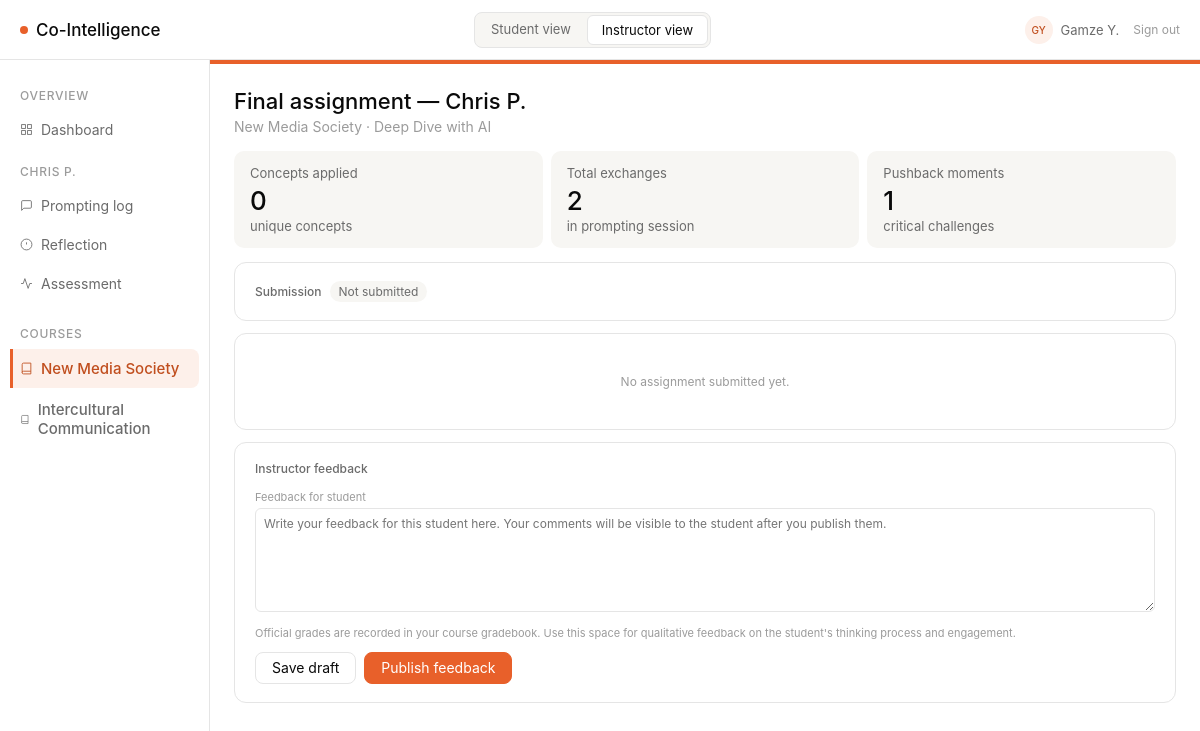
Page /instructor/student/8/assignment (signed in) on the committed database.
### models/models.py (models this page shows, shortened)
class User(db.Model, UserMixin):
    __tablename__ = "users"
    id = db.Column(db.Integer, primary_key=True)
    role = db.Column(db.String(20), nullable=False, default="student")  # instructor | student | dev
    display_name = db.Column(db.String(100), nullable=False)
    is_dev = db.Column(db.Boolean, nullable=False, default=False)

class Student(db.Model):
    __tablename__ = "students"
    id = db.Column(db.Integer, primary_key=True)
    name = db.Column(db.String(120), nullable=False)
    email = db.Column(db.String(200), unique=True, nullable=False)
    course_id = db.Column(db.Integer, db.ForeignKey("courses.id"), nullable=False)
    user_id = db.Column(db.Integer, db.ForeignKey("users.id"), nullable=True)
    course = db.relationship("Course", back_populates="students")
    exchanges = db.relationship("PromptExchange", back_populates="student")
    reflections = db.relationship("Reflection", back_populates="student")
    outputs = db.relationship("Output", back_populates="student")
    assessment_scores = db.relationship("AssessmentScore", back_populates="student")

class Course(db.Model):
    __tablename__ = "courses"
    id = db.Column(db.Integer, primary_key=True)
    name = db.Column(db.String(200), nullable=False)
    learning_objective = db.Column(db.Text, nullable=False)
    required_concepts = db.Column(db.JSON, nullable=False, default=list)
    output_modalities = db.Column(db.JSON, nullable=False, default=list)
    min_exchanges = db.Column(db.Integer, nullable=False, default=5)
    color = db.Column(db.String(20), nullable=False, default="#E8602A")
    color_light = db.Column(db.String(20), nullable=False, default="#FDF0EA")
    color_text = db.Column(db.String(20), nullable=False, default="#C04E1E")
    color_hover = db.Column(db.String(20), nullable=False, default="#d4521f")
    assignments = db.relationship("Assignment", back_populates="course")
    students = db.relationship("Student", back_populates="course")

class Assignment(db.Model):
    __tablename__ = "assignments"
    id = db.Column(db.Integer, primary_key=True)
    course_id = db.Column(db.Integer, db.ForeignKey("courses.id"), nullable=False)
    title = db.Column(db.String(200), nullable=False)
    description = db.Column(db.Text, nullable=False)
    due_date = db.Column(db.DateTime, nullable=True)
    modality = db.Column(db.String(100), nullable=True)
    instructions = db.Column(db.Text, nullable=True)
    sections_config = db.Column(db.JSON, nullable=True)
    concepts_required = db.Column(db.Boolean, nullable=False, default=False)
    required_concepts = db.Column(db.JSON, nullable=False, default=list)
    intensity = db.Column(db.String(50), nullable=False, default="balanced")
    phase_1_end = db.Column(db.Integer, nullable=False, default=3)
    phase_2_end = db.Column(db.Integer, nullable=False, default=6)
    phase_3_end = db.Column(db.Integer, nullable=False, default=9)
    supplementary_instructions = db.Column(db.Text, nullable=False, default="")
    max_score = db.Column(db.Float, nullable=False, default=100)
    reflection_q1 = db.Column(db.Text, nullable=False, default="Looking back at your conversation, what is the most important idea you developed that you want to carry into your assignment?")
    reflection_q2 = db.Column(db.Text, nullable=False, default="Where did your own knowledge or course concepts most change the direction of the conversation?")
    reflection_q3 = db.Column(db.Text, nullable=False, default="What is your plan for the assignment — what will you argue, design, or create? And which specific moment in your conversation most directly shaped that plan?")
    course = db.relationship("Course", back_populates="assignments")
    exchanges = db.relationship("PromptExchange", back_populates="assignment")
    reflections = db.relationship("Reflection", back_populates="assignment")
    outputs = db.relationship("Output", back_populates="assignment")
    assessment_scores = db.relationship("AssessmentScore", back_populates="assignment")
    session_summaries = db.relationship("SessionSummary", back_populates="assignment")

### routes/instructor_routes.py (the view)
@instructor_bp.route("/student/<int:student_id>/assignment")
def assignment(student_id):
    student = Student.query.get_or_404(student_id)
    course, assignment = _get_base_for_student(student)
    exchanges = PromptExchange.query.filter_by(
        student_id=student_id, assignment_id=assignment.id
    ).all()
    output = Output.query.filter_by(
        student_id=student_id, assignment_id=assignment.id
    ).first()
    all_concepts = set()
    pushback_count = 0
    for ex in exchanges:
        all_concepts.update(ex.concepts_applied or [])
        if ex.has_pushback:
            pushback_count += 1
    sections = _get_sections(assignment)
    if output and output.analysis_json:
        generating_analysis = False
    elif output:
        generating_analysis = True
    else:
        generating_analysis = False
    grade = Grade.query.filter_by(student_id=student_id, assignment_id=assignment.id).first()
    return render_template(
        "instructor/assignment.html",
        course=course,
        assignment=assignment,
        student=student,
        output=output,
        exchange_count=len(exchanges),
        concepts_count=len(all_concepts),
        pushback_count=pushback_count,
        sections=sections,
        generating_analysis=generating_analysis,
        grade=grade,
    )

### templates/instructor/assignment.html (shortened to what this page needs)
{% extends "base.html" %}
{% block sidebar %}{% include "instructor/_student_sidebar.html" %}{% endblock %}
{% block content %}
<div style="margin-bottom:16px;">
  <h1 class="page-title">Final assignment &mdash; {{ student.name }}</h1>
  <div class="page-sub">
    {{ course.name }} &middot; {{ assignment.title }}
  </div>
</div>
<div class="metric-grid-3">
  <div class="metric-card">
    <div class="metric-label">Concepts applied</div>
    <div class="metric-val">{{ concepts_count }}</div>
    <div class="metric-sub">unique concepts</div>
  </div>
  <div class="metric-card">
    <div class="metric-label">Total exchanges</div>
    <div class="metric-val">{{ exchange_count }}</div>
    <div class="metric-sub">in prompting session</div>
  </div>
  <div class="metric-card">
    <div class="metric-label">Pushback moments</div>
    <div class="metric-val">{{ pushback_count }}</div>
    <div class="metric-sub">critical challenges</div>
  </div>
</div>
<div class="card" style="margin-bottom:12px;">
  <div style="display:flex;align-items:center;justify-content:space-between;flex-wrap:wrap;gap:8px;">
    <div style="display:flex;align-items:center;gap:8px;">
      <span style="font-size:12px;font-weight:500;color:var(--text-secondary);">Submission</span>
      {% if output %}
        {% if output.is_reopened %}
          <span class="pill" style="background:#fef3e2;color:#92580a;">Reopened</span>
        {% elif output.is_submitted %}
          <span class="pill" style="background:#e8f5ee;color:#1a7a45;">&#10003; Submitted {{ output.submitted_at.strftime('%b %d at %H:%M') }}</span>
        {% else %}
          <span class="pill" style="background:var(--bg-surface);color:var(--text-secondary);">Not submitted</span>
        {% endif %}
      {% else %}
        <span class="pill" style="background:var(--bg-surface);color:var(--text-secondary);">Not submitted</span>
      {% endif %}
    </div>
  </div>
</div>
{% if not output %}
<div class="card" style="text-align:center;padding:40px 0;color:var(--text-tertiary);font-size:12px;">
  No assignment submitted yet.
</div>
{% endif %}
<div class="card" style="margin-top:12px;">
  <div style="display:flex;align-items:center;gap:8px;margin-bottom:14px;flex-wrap:wrap;">
    <span style="font-size:12px;font-weight:500;color:var(--text-secondary);">Instructor feedback</span>
  </div>
  <div class="cfg-field">
    <label class="cfg-label">Feedback for student</label>
    <textarea id="grade-feedback" class="cfg-textarea" rows="5"
              placeholder="Write your feedback for this student here. Your comments will be visible to the student after you publish them.">{{ grade.feedback if grade and grade.feedback else '' }}</textarea>
  </div>
  <div style="font-size:11px;color:var(--text-tertiary);margin-bottom:12px;">
    Official grades are recorded in your course gradebook. Use this space for qualitative feedback on the student's thinking process and engagement.
  </div>
  <div style="display:flex;align-items:center;gap:8px;flex-wrap:wrap;">
    <button class="btn" onclick="saveGradeDraft()">Save draft</button>
    <button class="btn btn-primary" onclick="publishGrade()">Publish feedback</button>
  </div>
</div>
{% endblock %}

### templates/base.html (shortened to what this page needs)
<!DOCTYPE html>
<html lang="en">
<head>
  <link rel="stylesheet" href="{{ url_for('static', filename='style.css') }}" />
  <link rel="stylesheet" href="https://cdn.jsdelivr.net/npm/@tabler/icons-webfont@latest/tabler-icons.min.css" />
</head>
<body>
{% set is_student    = request.path.startswith('/student') %}
{% set is_instructor = request.path.startswith('/instructor') %}
{% if current_user.is_authenticated %}
  {% set _display = current_user.display_name %}
  {% set _parts   = _display.split() %}
  {% set _initials = (_parts[0][0] + (_parts[1][0] if _parts|length > 1 else ''))|upper %}
{% elif is_student %}
  {% set _display  = "Alex M." %}
  {% set _initials = "AM" %}
{% else %}
  {% set _display  = "Instructor" %}
  {% set _initials = "IN" %}
{% endif %}
<div class="app">
  <div class="topbar">
    <a class="logo" href="/">
      <span class="logo-dot"></span>
      Co-Intelligence
    </a>
    <div class="topbar-toggles">
      {% if current_user.is_authenticated and current_user.role == 'student' %}
        <span class="topbar-toggle active" style="cursor:default;">Student view</span>
      {% else %}
        <a href="{{ url_for('student.prompting') }}"
           class="topbar-toggle{% if is_student %} active{% endif %}">
          Student view
        </a>
        <a href="{{ url_for('instructor.dashboard') }}"
           class="topbar-toggle{% if is_instructor %} active{% endif %}">
          Instructor view
        </a>
      {% endif %}
    </div>
    <div class="topbar-user">
      <div class="user-avatar">{{ _initials }}</div>
      <span class="user-name">{{ _display }}</span>
      <a href="{{ url_for('logout') }}"
         style="font-size:12px;color:var(--text-tertiary);text-decoration:none;margin-left:6px;">
        Sign out
      </a>
    </div>
  </div>
  <div class="main">
    {% block sidebar %}{% endblock %}
    <div class="content">
      {% block content %}{% endblock %}
    </div>
  </div>
</div>
</body>
</html>

### templates/instructor/_student_sidebar.html
<nav class="sidebar">
  <div class="sidebar-section">Overview</div>
  <a href="{{ url_for('instructor.dashboard') }}"
     class="sidebar-item{% if request.endpoint == 'instructor.dashboard' %} active{% endif %}">
    <svg width="13" height="13" fill="none" stroke="currentColor" stroke-width="1.6" viewBox="0 0 24 24"><rect x="3" y="3" width="7" height="7"/><rect x="14" y="3" width="7" height="7"/><rect x="14" y="14" width="7" height="7"/><rect x="3" y="14" width="7" height="7"/></svg>
    Dashboard
  </a>
  <div class="sidebar-section">{{ student.name }}</div>
  <a href="{{ url_for('instructor.log', student_id=student.id) }}"
     class="sidebar-item{% if request.endpoint == 'instructor.log' %} active{% endif %}">
    <svg width="13" height="13" fill="none" stroke="currentColor" stroke-width="1.6" viewBox="0 0 24 24"><path d="M21 15a2 2 0 0 1-2 2H7l-4 4V5a2 2 0 0 1 2-2h14a2 2 0 0 1 2 2z"/></svg>
    Prompting log
  </a>
  <a href="{{ url_for('instructor.reflection', student_id=student.id) }}"
     class="sidebar-item{% if request.endpoint == 'instructor.reflection' %} active{% endif %}">
    <svg width="13" height="13" fill="none" stroke="currentColor" stroke-width="1.6" viewBox="0 0 24 24"><circle cx="12" cy="12" r="10"/><line x1="12" y1="8" x2="12" y2="12"/><line x1="12" y1="16" x2="12.01" y2="16"/></svg>
    Reflection
  </a>
  <a href="{{ url_for('instructor.assessment', student_id=student.id) }}"
     class="sidebar-item{% if request.endpoint in ('instructor.assessment', 'instructor.assessment_generate') %} active{% endif %}">
    <svg width="13" height="13" fill="none" stroke="currentColor" stroke-width="1.6" viewBox="0 0 24 24"><polyline points="22 12 18 12 15 21 9 3 6 12 2 12"/></svg>
    Assessment
  </a>
  {% include "_course_nav.html" %}
</nav>

### templates/_course_nav.html
{% if all_courses and all_courses | length > 1 %}
<div class="sidebar-section" style="margin-top:8px;">Courses</div>
{% for c in all_courses %}
<a href="{{ url_for('switch_course', course_id=c.id) }}"
   class="sidebar-item{% if c.id == current_course_id %} active{% endif %}"
   style="font-size:15px;font-weight:500;{% if c.id == current_course_id %}border-left:3px solid {{ course_color }};border-radius:0 8px 8px 0;padding-left:7px;{% endif %}">
  <svg width="13" height="13" fill="none" stroke="currentColor" stroke-width="1.6" viewBox="0 0 24 24">
    <path d="M4 19.5A2.5 2.5 0 0 1 6.5 17H20"/><path d="M6.5 2H20v20H6.5A2.5 2.5 0 0 1 4 19.5v-15A2.5 2.5 0 0 1 6.5 2z"/>
  </svg>
  {{ c.name }}
</a>
{% endfor %}
{% endif %}

### rows in the picture
User: display_name "Gamze Y."
Student: name "CHRIS P.", name "Chris P."
Course: name "New Media Society"
Course: name "Intercultural Communication"
Assignment: title "Deep Dive with AI"

### other values in the picture
{{ _initials }} "GY"
{{ concepts_count }} "0"
{{ exchange_count }} "2"
{{ pushback_count }} "1"
